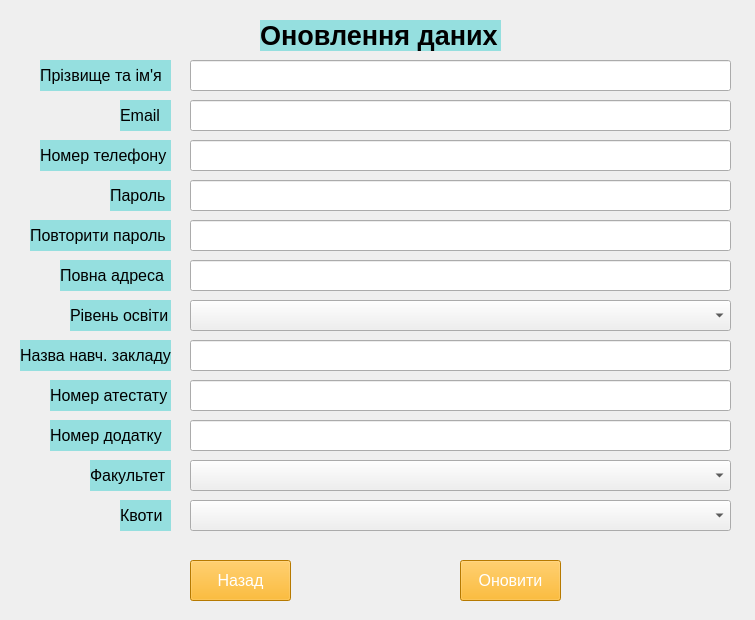
<?xml version="1.0" encoding="UTF-8"?>
<ui version="4.0">
 <class>MainWindow</class>
 <widget class="QMainWindow" name="MainWindow">
  <property name="geometry">
   <rect>
    <x>0</x>
    <y>0</y>
    <width>755</width>
    <height>620</height>
   </rect>
  </property>
  <property name="windowTitle">
   <string>Оновлення даних</string>
  </property>
  <widget class="QWidget" name="centralwidget">
   <widget class="QLabel" name="label">
    <property name="geometry">
     <rect>
      <x>0</x>
      <y>0</y>
      <width>755</width>
      <height>620</height>
     </rect>
    </property>
    <property name="text">
     <string/>
    </property>
    <property name="pixmap">
     <pixmap>4a7eaeae52140c9205af389cc1e2c7b7-Enhanced-transformed (4).jpeg</pixmap>
    </property>
   </widget>
   <widget class="QLabel" name="label_2">
    <property name="geometry">
     <rect>
      <x>260</x>
      <y>20</y>
      <width>241</width>
      <height>31</height>
     </rect>
    </property>
    <property name="font">
     <font>
      <pointsize>20</pointsize>
      <bold>true</bold>
     </font>
    </property>
    <property name="styleSheet">
     <string notr="true">background-color: rgb(149, 223, 223);</string>
    </property>
    <property name="text">
     <string>Оновлення даних</string>
    </property>
   </widget>
   <widget class="QPushButton" name="btn_back">
    <property name="geometry">
     <rect>
      <x>190</x>
      <y>560</y>
      <width>101</width>
      <height>41</height>
     </rect>
    </property>
    <property name="font">
     <font>
      <pointsize>12</pointsize>
     </font>
    </property>
    <property name="styleSheet">
     <string notr="true">background-color: rgb(255, 170, 0);
color: rgb(255, 255, 255);</string>
    </property>
    <property name="text">
     <string>Назад</string>
    </property>
   </widget>
   <widget class="QPushButton" name="btn_upd">
    <property name="geometry">
     <rect>
      <x>460</x>
      <y>560</y>
      <width>101</width>
      <height>41</height>
     </rect>
    </property>
    <property name="font">
     <font>
      <pointsize>12</pointsize>
     </font>
    </property>
    <property name="styleSheet">
     <string notr="true">background-color: rgb(255, 170, 0);
color: rgb(255, 255, 255);</string>
    </property>
    <property name="text">
     <string>Оновити</string>
    </property>
   </widget>
   <widget class="QLineEdit" name="lineEdit_5_rep_pass">
    <property name="geometry">
     <rect>
      <x>190</x>
      <y>220</y>
      <width>541</width>
      <height>31</height>
     </rect>
    </property>
   </widget>
   <widget class="QLineEdit" name="lineEdit_3_ph_num">
    <property name="geometry">
     <rect>
      <x>190</x>
      <y>140</y>
      <width>541</width>
      <height>31</height>
     </rect>
    </property>
   </widget>
   <widget class="QLabel" name="label_full_name">
    <property name="geometry">
     <rect>
      <x>40</x>
      <y>60</y>
      <width>131</width>
      <height>31</height>
     </rect>
    </property>
    <property name="font">
     <font>
      <pointsize>12</pointsize>
      <bold>false</bold>
     </font>
    </property>
    <property name="toolTip">
     <string>&lt;html&gt;&lt;head/&gt;&lt;body&gt;&lt;p align=&quot;center&quot;&gt;&lt;br/&gt;&lt;/p&gt;&lt;/body&gt;&lt;/html&gt;</string>
    </property>
    <property name="styleSheet">
     <string notr="true">background-color: rgb(149, 223, 223);</string>
    </property>
    <property name="text">
     <string>Прізвище та ім'я</string>
    </property>
    <property name="margin">
     <number>3</number>
    </property>
   </widget>
   <widget class="QLineEdit" name="lineEdit_2_email">
    <property name="geometry">
     <rect>
      <x>190</x>
      <y>100</y>
      <width>541</width>
      <height>31</height>
     </rect>
    </property>
   </widget>
   <widget class="QLineEdit" name="lineEdit_4_pass">
    <property name="geometry">
     <rect>
      <x>190</x>
      <y>180</y>
      <width>541</width>
      <height>31</height>
     </rect>
    </property>
   </widget>
   <widget class="QLabel" name="label_num_ph">
    <property name="geometry">
     <rect>
      <x>40</x>
      <y>140</y>
      <width>131</width>
      <height>31</height>
     </rect>
    </property>
    <property name="font">
     <font>
      <pointsize>12</pointsize>
      <bold>false</bold>
     </font>
    </property>
    <property name="toolTip">
     <string>&lt;html&gt;&lt;head/&gt;&lt;body&gt;&lt;p align=&quot;center&quot;&gt;&lt;br/&gt;&lt;/p&gt;&lt;/body&gt;&lt;/html&gt;</string>
    </property>
    <property name="styleSheet">
     <string notr="true">background-color: rgb(149, 223, 223);</string>
    </property>
    <property name="text">
     <string>Номер телефону</string>
    </property>
    <property name="margin">
     <number>3</number>
    </property>
   </widget>
   <widget class="QLabel" name="label_pass">
    <property name="geometry">
     <rect>
      <x>110</x>
      <y>180</y>
      <width>61</width>
      <height>31</height>
     </rect>
    </property>
    <property name="font">
     <font>
      <pointsize>12</pointsize>
      <bold>false</bold>
     </font>
    </property>
    <property name="toolTip">
     <string>&lt;html&gt;&lt;head/&gt;&lt;body&gt;&lt;p align=&quot;center&quot;&gt;&lt;br/&gt;&lt;/p&gt;&lt;/body&gt;&lt;/html&gt;</string>
    </property>
    <property name="styleSheet">
     <string notr="true">background-color: rgb(149, 223, 223);</string>
    </property>
    <property name="text">
     <string>Пароль</string>
    </property>
    <property name="margin">
     <number>3</number>
    </property>
   </widget>
   <widget class="QLineEdit" name="lineEdit_fullname">
    <property name="geometry">
     <rect>
      <x>190</x>
      <y>60</y>
      <width>541</width>
      <height>31</height>
     </rect>
    </property>
    <property name="text">
     <string/>
    </property>
   </widget>
   <widget class="QLabel" name="label_email">
    <property name="geometry">
     <rect>
      <x>120</x>
      <y>100</y>
      <width>51</width>
      <height>31</height>
     </rect>
    </property>
    <property name="font">
     <font>
      <pointsize>12</pointsize>
      <bold>false</bold>
     </font>
    </property>
    <property name="toolTip">
     <string>&lt;html&gt;&lt;head/&gt;&lt;body&gt;&lt;p align=&quot;center&quot;&gt;&lt;br/&gt;&lt;/p&gt;&lt;/body&gt;&lt;/html&gt;</string>
    </property>
    <property name="styleSheet">
     <string notr="true">background-color: rgb(149, 223, 223);</string>
    </property>
    <property name="text">
     <string>Email</string>
    </property>
    <property name="margin">
     <number>3</number>
    </property>
   </widget>
   <widget class="QLabel" name="label_repeat_pass">
    <property name="geometry">
     <rect>
      <x>30</x>
      <y>220</y>
      <width>141</width>
      <height>31</height>
     </rect>
    </property>
    <property name="font">
     <font>
      <pointsize>12</pointsize>
      <bold>false</bold>
     </font>
    </property>
    <property name="toolTip">
     <string>&lt;html&gt;&lt;head/&gt;&lt;body&gt;&lt;p align=&quot;center&quot;&gt;&lt;br/&gt;&lt;/p&gt;&lt;/body&gt;&lt;/html&gt;</string>
    </property>
    <property name="styleSheet">
     <string notr="true">background-color: rgb(149, 223, 223);</string>
    </property>
    <property name="text">
     <string>Повторити пароль</string>
    </property>
    <property name="margin">
     <number>3</number>
    </property>
   </widget>
   <widget class="QLabel" name="label_ed_level">
    <property name="geometry">
     <rect>
      <x>70</x>
      <y>300</y>
      <width>101</width>
      <height>31</height>
     </rect>
    </property>
    <property name="font">
     <font>
      <pointsize>12</pointsize>
      <bold>false</bold>
     </font>
    </property>
    <property name="toolTip">
     <string>&lt;html&gt;&lt;head/&gt;&lt;body&gt;&lt;p align=&quot;center&quot;&gt;&lt;br/&gt;&lt;/p&gt;&lt;/body&gt;&lt;/html&gt;</string>
    </property>
    <property name="styleSheet">
     <string notr="true">background-color: rgb(149, 223, 223);</string>
    </property>
    <property name="text">
     <string>Рівень освіти</string>
    </property>
    <property name="margin">
     <number>3</number>
    </property>
   </widget>
   <widget class="QLineEdit" name="lineEdit_4_num_dodatok">
    <property name="geometry">
     <rect>
      <x>190</x>
      <y>420</y>
      <width>541</width>
      <height>31</height>
     </rect>
    </property>
   </widget>
   <widget class="QLabel" name="label_num_dodatok">
    <property name="geometry">
     <rect>
      <x>50</x>
      <y>420</y>
      <width>121</width>
      <height>31</height>
     </rect>
    </property>
    <property name="font">
     <font>
      <pointsize>12</pointsize>
      <bold>false</bold>
     </font>
    </property>
    <property name="toolTip">
     <string>&lt;html&gt;&lt;head/&gt;&lt;body&gt;&lt;p align=&quot;center&quot;&gt;&lt;br/&gt;&lt;/p&gt;&lt;/body&gt;&lt;/html&gt;</string>
    </property>
    <property name="styleSheet">
     <string notr="true">background-color: rgb(149, 223, 223);</string>
    </property>
    <property name="text">
     <string>Номер додатку</string>
    </property>
    <property name="margin">
     <number>3</number>
    </property>
   </widget>
   <widget class="QLabel" name="label_faculty">
    <property name="geometry">
     <rect>
      <x>90</x>
      <y>460</y>
      <width>81</width>
      <height>31</height>
     </rect>
    </property>
    <property name="font">
     <font>
      <pointsize>12</pointsize>
      <bold>false</bold>
     </font>
    </property>
    <property name="toolTip">
     <string>&lt;html&gt;&lt;head/&gt;&lt;body&gt;&lt;p align=&quot;center&quot;&gt;&lt;br/&gt;&lt;/p&gt;&lt;/body&gt;&lt;/html&gt;</string>
    </property>
    <property name="styleSheet">
     <string notr="true">background-color: rgb(149, 223, 223);</string>
    </property>
    <property name="text">
     <string>Факультет</string>
    </property>
    <property name="margin">
     <number>3</number>
    </property>
   </widget>
   <widget class="QComboBox" name="comboBox_ed_level">
    <property name="geometry">
     <rect>
      <x>190</x>
      <y>300</y>
      <width>541</width>
      <height>31</height>
     </rect>
    </property>
    <item>
     <property name="text">
      <string/>
     </property>
    </item>
    <item>
     <property name="text">
      <string>початкова освіта</string>
     </property>
    </item>
    <item>
     <property name="text">
      <string>базова середня освіта</string>
     </property>
    </item>
    <item>
     <property name="text">
      <string>профільна середня освіта</string>
     </property>
    </item>
    <item>
     <property name="text">
      <string>фахова передвища освіта</string>
     </property>
    </item>
    <item>
     <property name="text">
      <string>вища освіта</string>
     </property>
    </item>
   </widget>
   <widget class="QLabel" name="label_addres">
    <property name="geometry">
     <rect>
      <x>60</x>
      <y>260</y>
      <width>111</width>
      <height>31</height>
     </rect>
    </property>
    <property name="font">
     <font>
      <pointsize>12</pointsize>
      <bold>false</bold>
     </font>
    </property>
    <property name="toolTip">
     <string>&lt;html&gt;&lt;head/&gt;&lt;body&gt;&lt;p align=&quot;center&quot;&gt;&lt;br/&gt;&lt;/p&gt;&lt;/body&gt;&lt;/html&gt;</string>
    </property>
    <property name="styleSheet">
     <string notr="true">background-color: rgb(149, 223, 223);</string>
    </property>
    <property name="text">
     <string>Повна адреса</string>
    </property>
    <property name="margin">
     <number>3</number>
    </property>
   </widget>
   <widget class="QComboBox" name="comboBox_faculty">
    <property name="geometry">
     <rect>
      <x>190</x>
      <y>460</y>
      <width>541</width>
      <height>31</height>
     </rect>
    </property>
    <item>
     <property name="text">
      <string/>
     </property>
    </item>
    <item>
     <property name="text">
      <string>Англійської мови</string>
     </property>
    </item>
    <item>
     <property name="text">
      <string>Географії</string>
     </property>
    </item>
    <item>
     <property name="text">
      <string>Української мови</string>
     </property>
    </item>
   </widget>
   <widget class="QLabel" name="label_num_atestat">
    <property name="geometry">
     <rect>
      <x>50</x>
      <y>380</y>
      <width>121</width>
      <height>31</height>
     </rect>
    </property>
    <property name="font">
     <font>
      <pointsize>12</pointsize>
      <bold>false</bold>
     </font>
    </property>
    <property name="toolTip">
     <string>&lt;html&gt;&lt;head/&gt;&lt;body&gt;&lt;p align=&quot;center&quot;&gt;&lt;br/&gt;&lt;/p&gt;&lt;/body&gt;&lt;/html&gt;</string>
    </property>
    <property name="styleSheet">
     <string notr="true">background-color: rgb(149, 223, 223);</string>
    </property>
    <property name="text">
     <string>Номер атестату</string>
    </property>
    <property name="margin">
     <number>3</number>
    </property>
   </widget>
   <widget class="QComboBox" name="comboBox_benefits">
    <property name="geometry">
     <rect>
      <x>190</x>
      <y>500</y>
      <width>541</width>
      <height>31</height>
     </rect>
    </property>
    <item>
     <property name="text">
      <string/>
     </property>
    </item>
    <item>
     <property name="text">
      <string>Квота-1</string>
     </property>
    </item>
    <item>
     <property name="text">
      <string>Квота-2</string>
     </property>
    </item>
    <item>
     <property name="text">
      <string>Квота-3</string>
     </property>
    </item>
    <item>
     <property name="text">
      <string>Квота-іноземців</string>
     </property>
    </item>
   </widget>
   <widget class="QLineEdit" name="lineEdit_2_inst_name">
    <property name="geometry">
     <rect>
      <x>190</x>
      <y>340</y>
      <width>541</width>
      <height>31</height>
     </rect>
    </property>
   </widget>
   <widget class="QLineEdit" name="lineEdit_3_num_atestat">
    <property name="geometry">
     <rect>
      <x>190</x>
      <y>380</y>
      <width>541</width>
      <height>31</height>
     </rect>
    </property>
   </widget>
   <widget class="QLabel" name="label_name_ed_institution">
    <property name="geometry">
     <rect>
      <x>20</x>
      <y>340</y>
      <width>151</width>
      <height>31</height>
     </rect>
    </property>
    <property name="font">
     <font>
      <pointsize>12</pointsize>
      <bold>false</bold>
     </font>
    </property>
    <property name="toolTip">
     <string>&lt;html&gt;&lt;head/&gt;&lt;body&gt;&lt;p align=&quot;center&quot;&gt;&lt;br/&gt;&lt;/p&gt;&lt;/body&gt;&lt;/html&gt;</string>
    </property>
    <property name="styleSheet">
     <string notr="true">background-color: rgb(149, 223, 223);</string>
    </property>
    <property name="text">
     <string>Назва навч. закладу</string>
    </property>
    <property name="margin">
     <number>3</number>
    </property>
   </widget>
   <widget class="QLineEdit" name="lineEdit_full_address">
    <property name="geometry">
     <rect>
      <x>190</x>
      <y>260</y>
      <width>541</width>
      <height>31</height>
     </rect>
    </property>
   </widget>
   <widget class="QLabel" name="label_benefits">
    <property name="geometry">
     <rect>
      <x>120</x>
      <y>500</y>
      <width>51</width>
      <height>31</height>
     </rect>
    </property>
    <property name="font">
     <font>
      <pointsize>12</pointsize>
      <bold>false</bold>
     </font>
    </property>
    <property name="toolTip">
     <string>&lt;html&gt;&lt;head/&gt;&lt;body&gt;&lt;p align=&quot;center&quot;&gt;&lt;br/&gt;&lt;/p&gt;&lt;/body&gt;&lt;/html&gt;</string>
    </property>
    <property name="styleSheet">
     <string notr="true">background-color: rgb(149, 223, 223);</string>
    </property>
    <property name="text">
     <string>Квоти</string>
    </property>
    <property name="margin">
     <number>3</number>
    </property>
   </widget>
  </widget>
 </widget>
 <resources/>
 <connections/>
</ui>
